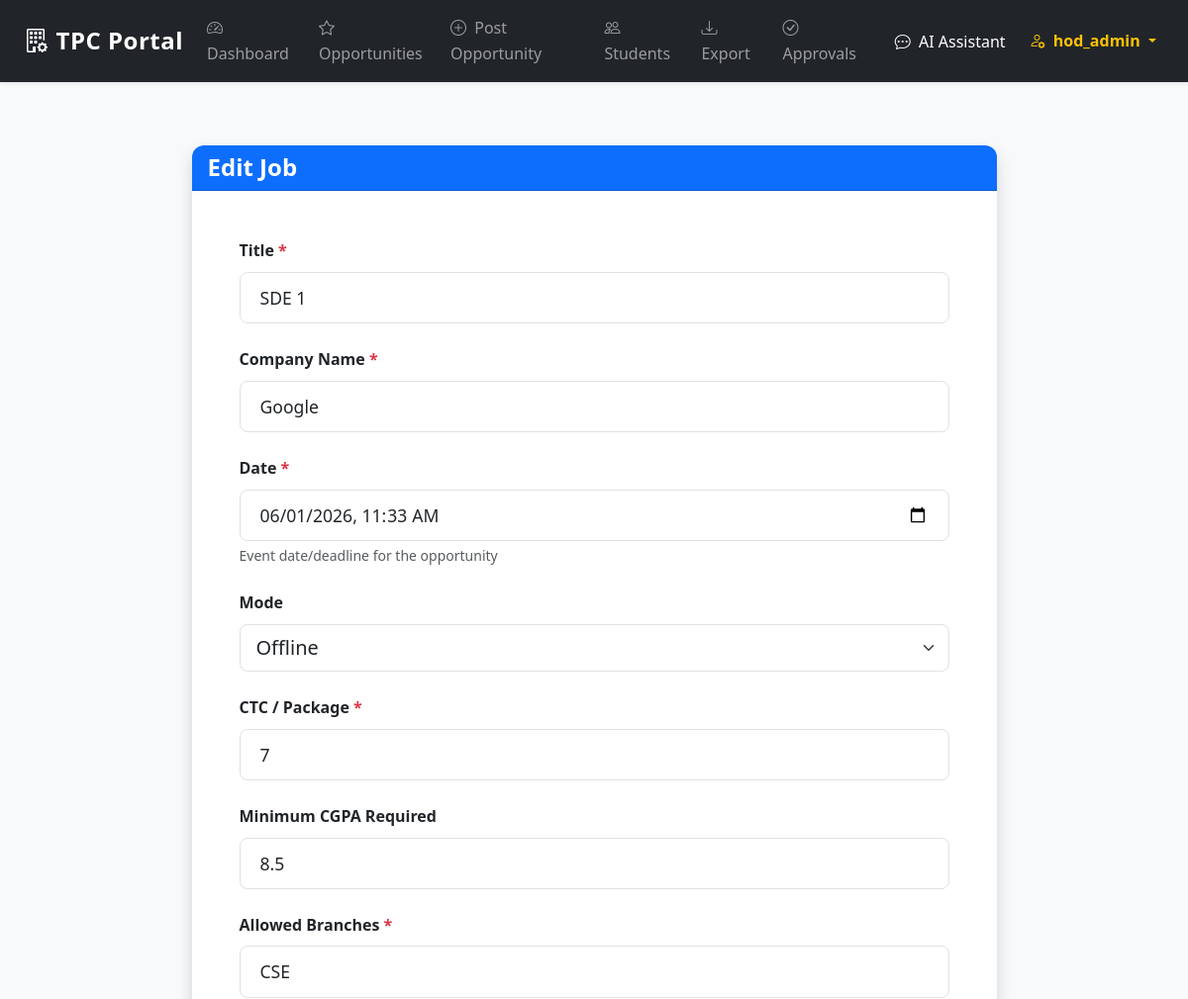
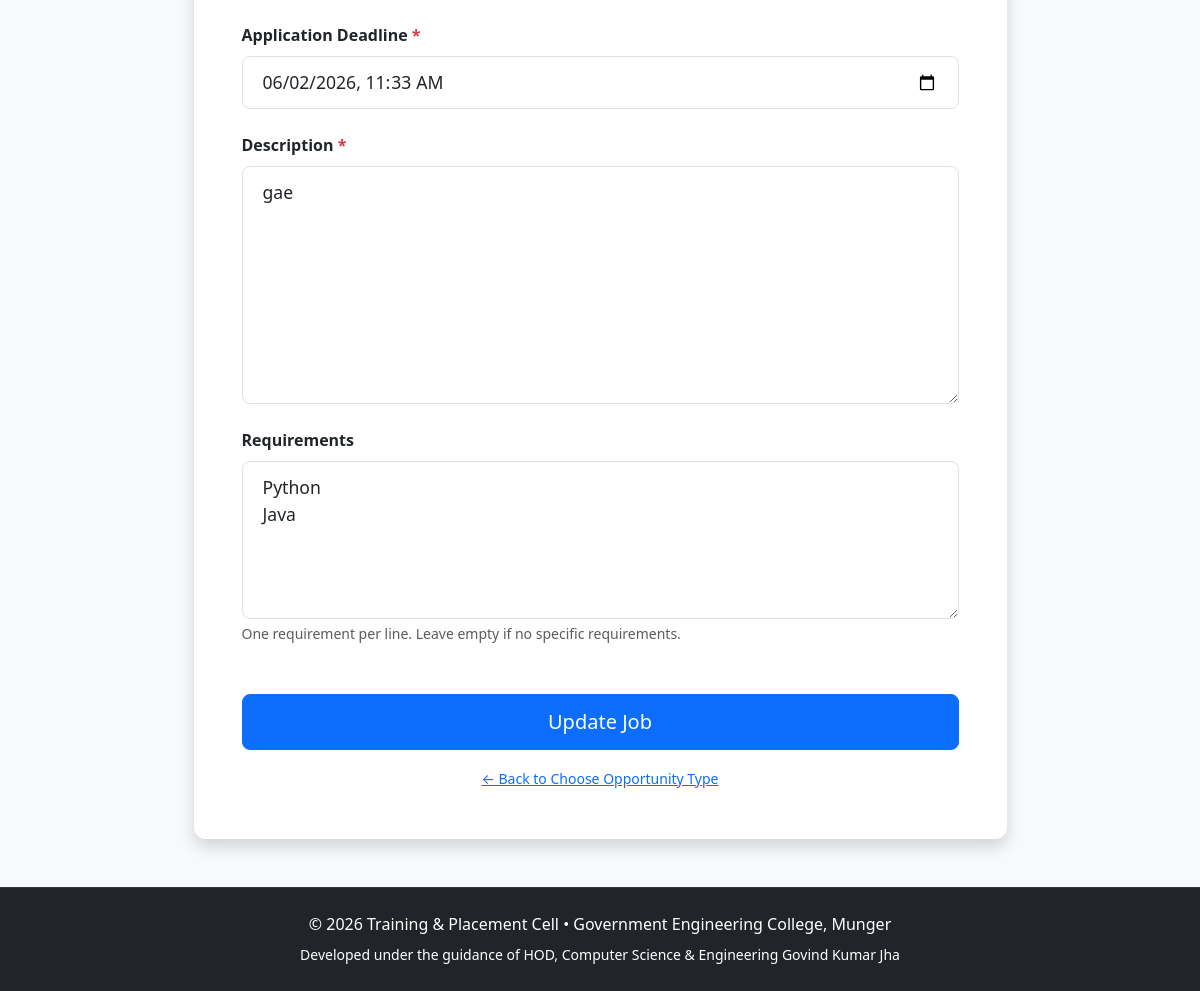
The page /admin/edit_opportunity/1 (signed in) on the database its author committed (2 pictures, top to bottom).
### app/models.py (models this page shows, shortened)
class User(db.Model):
    __tablename__ = 'users'
    id = db.Column(db.Integer, primary_key=True)
    username = db.Column(db.String(50), unique=True, nullable=False, index=True)
    full_name = db.Column(db.String(100))
    email = db.Column(db.String(120), unique=True, nullable=False, index=True)
    password = db.Column(db.String(255), nullable=False)  # hashed
    role = db.Column(db.String(20), nullable=False)  # Student, HOD, Principal, Corporate, TPO, Admin
    is_active = db.Column(db.Boolean, default=True, nullable=False)
    created_at = db.Column(db.DateTime, default=datetime.utcnow)
    updated_at = db.Column(db.DateTime, default=datetime.utcnow, onupdate=datetime.utcnow)
    student_profile = db.relationship('StudentProfile', back_populates='user', uselist=False, cascade='all, delete-orphan')
    applications = db.relationship('Application', back_populates='student', lazy='dynamic')
    student_verification = db.relationship('StudentVerification', back_populates='user', uselist=False, cascade='all, delete-orphan', foreign_keys='StudentVerification.user_id')
    corporate_profile = db.relationship('CorporateProfile', back_populates='user', uselist=False, cascade='all, delete-orphan', foreign_keys='CorporateProfile.user_id')
    corporate_access_tokens = db.relationship('CorporateAccessToken', back_populates='created_by', lazy='dynamic')

class Opportunity(db.Model):
    __tablename__ = 'opportunities'
    id = db.Column(db.Integer, primary_key=True)
    title = db.Column(db.String(200), nullable=False)
    type = db.Column(db.String(50), nullable=False)  # e.g. Job, Internship, Session, Hackathon, Bootcamp, Seminar
    organizer = db.Column(db.String(150))
    company_name = db.Column(db.String(150))
    description = db.Column(db.Text)
    requirements = db.Column(db.Text)  # JSON string or newline-separated list
    date = db.Column(db.DateTime)
    mode = db.Column(db.String(50))
    ctc = db.Column(db.String(50))  # e.g. "12 LPA", "500/month"
    min_cgpa = db.Column(db.Float)  # Minimum CGPA required
    allowed_branches = db.Column(db.Text)  # comma-separated
    deadline = db.Column(db.DateTime)  # Application deadline
    created_at = db.Column(db.DateTime, default=datetime.utcnow)

### app/admin/routes.py (the view, shortened to what this page needs)
@bp.route('/edit_opportunity/<int:opp_id>', methods=['GET', 'POST'])
@admin_required
def edit_opportunity(opp_id):
    opp = Opportunity.query.get_or_404(opp_id)
    return render_template('admin/create_opportunity.html', opp_type=opp.type, opportunity=opp)

### templates/admin/create_opportunity.html (shortened to what this page needs)
{% extends "base.html" %}
{% block content %}
<div class="container py-4">
    <div class="row justify-content-center">
        <div class="col-lg-9">
            <div class="card shadow border-0">
                <div class="card-header bg-primary text-white">
                    <h4 class="mb-0">{% if opportunity %}Edit{% else %}Post a New{% endif %} {{ opp_type }}</h4>
                </div>
                <div class="card-body p-4 p-md-5">
                    <form method="POST" novalidate>
                        <div class="mb-4">
                            <label for="title" class="form-label fw-bold">Title <span class="text-danger">*</span></label>
                            <input type="text"
                                   class="form-control form-control-lg"
                                   id="title"
                                   name="title"
                                   placeholder="e.g. Senior Software Engineer, Python Bootcamp, AI Hackathon 2024"
                                   value="{{ opportunity.title if opportunity else '' }}"
                                   required
                                   autofocus>
                        </div>
                        <div class="mb-4">
                            <label for="organizer" class="form-label fw-bold">
                                {% if opp_type == 'Job' %}Company Name{% elif opp_type == 'Internship' %}Organization Name{% else %}Organizer{% endif %}
                                <span class="text-danger">*</span>
                            </label>
                            <input type="text"
                                   class="form-control form-control-lg"
                                   id="organizer"
                                   name="organizer"
                                   placeholder="e.g. Google, IIT, CodeChef"
                                   value="{{ opportunity.organizer if opportunity else '' }}"
                                   required>
                        </div>
                        <div class="mb-4">
                            <label for="date" class="form-label fw-bold">Date <span class="text-danger">*</span></label>
                            <input type="datetime-local"
                                   class="form-control form-control-lg"
                                   id="date"
                                   name="date"
                                   value="{% if opportunity and opportunity.date %}{{ opportunity.date.strftime('%Y-%m-%dT%H:%M') }}{% endif %}"
                                   required>
                            <div class="form-text text-muted">Event date/deadline for the opportunity</div>
                        </div>
                        <div class="mb-4">
                            <label for="mode" class="form-label fw-bold">Mode</label>
                            <select class="form-select form-select-lg" id="mode" name="mode">
                                <option value="Offline" {% if opportunity and opportunity.mode == 'Offline' %}selected{% endif %}>Offline</option>
                            </select>
                        </div>
                        {% if opp_type in ['Job', 'Internship'] %}
                            <div class="mb-4">
                                <label for="ctc" class="form-label fw-bold">CTC / Package <span class="text-danger">*</span></label>
                                <input type="text"
                                       class="form-control form-control-lg"
                                       id="ctc"
                                       name="ctc"
                                       placeholder="e.g. 12 LPA, 8-10 LPA, 500/month"
                                       value="{{ opportunity.ctc if opportunity else '' }}"
                                       required>
                            </div>
                            <div class="mb-4">
                                <label for="min_cgpa" class="form-label fw-bold">Minimum CGPA Required</label>
                                <input type="number"
                                       step="0.01"
                                       min="0"
                                       max="10"
                                       class="form-control form-control-lg"
                                       id="min_cgpa"
                                       name="min_cgpa"
                                       placeholder="e.g. 7.5"
                                       value="{{ opportunity.min_cgpa if opportunity else '' }}">
                            </div>
                            <div class="mb-4">
                                <label for="allowed_branches" class="form-label fw-bold">Allowed Branches <span class="text-danger">*</span></label>
                                <input type="text"
                                       class="form-control form-control-lg"
                                       id="allowed_branches"
                                       name="allowed_branches"
                                       placeholder="e.g. CSE,IT,ECE,CS,AI,DS (comma separated)"
                                       value="{{ opportunity.allowed_branches if opportunity else '' }}"
                                       required>
                            </div>
                            <div class="mb-4">
                                <label for="deadline" class="form-label fw-bold">Application Deadline <span class="text-danger">*</span></label>
                                <input type="datetime-local"
                                       class="form-control form-control-lg"
                                       id="deadline"
                                       name="deadline"
                                       value="{% if opportunity and opportunity.deadline %}{{ opportunity.deadline.strftime('%Y-%m-%dT%H:%M') }}{% endif %}"
                                       required>
                            </div>
                        {% endif %}
                        <div class="mb-4">
                            <label for="description" class="form-label fw-bold">Description <span class="text-danger">*</span></label>
                            <textarea class="form-control form-control-lg"
                                      id="description"
                                      name="description"
                                      rows="8"
                                      placeholder="Provide details about the opportunity, role, location, selection process, etc."
                                      required>{{ opportunity.description if opportunity else '' }}</textarea>
                        </div>
                        <div class="mb-4">
                            <label for="requirements" class="form-label fw-bold">Requirements</label>
                            <textarea class="form-control form-control-lg"
                                      id="requirements"
                                      name="requirements"
                                      rows="5"
                                      placeholder="List requirements (one per line):&#10;- Minimum CGPA 7.0&#10;- Skills: Python, Java&#10;- Allowed branches: CSE, IT">{{ opportunity.requirements if opportunity else '' }}</textarea>
                            <div class="form-text text-muted">One requirement per line. Leave empty if no specific requirements.</div>
                        </div>
                        <div class="d-grid mt-5">
                            <button type="submit" class="btn btn-primary btn-lg">
                                {% if opportunity %}Update {{ opp_type }}{% else %}Post {{ opp_type }}{% endif %}
                            </button>
                        </div>
                        <div class="text-center mt-3">
                            <small class="text-muted">
                                <a href="{{ url_for('admin.post_job') }}">← Back to Choose Opportunity Type</a>
                            </small>
                        </div>
                    </form>
                </div>
            </div>
        </div>
    </div>
</div>
{% endblock %}

### templates/base.html (shortened to what this page needs)
<!DOCTYPE html>
<html lang="en">
<head>
    <link href="https://cdn.jsdelivr.net/npm/bootstrap@5.3.3/dist/css/bootstrap.min.css"
          rel="stylesheet"
>
    <link rel="stylesheet" href="https://cdn.jsdelivr.net/npm/bootstrap-icons@1.11.3/font/bootstrap-icons.min.css">
    <link rel="stylesheet" href="{{ url_for('static', filename='css/styles.css') }}">
</head>
<body class="bg-light">
    <nav class="navbar navbar-expand-lg navbar-dark bg-dark shadow-sm">
        <div class="container-fluid px-4">
            <a class="navbar-brand fw-bold fs-4" href="{{ url_for('main.index') }}">
                <i class="bi bi-building-gear me-2"></i>TPC Portal
            </a>
            <div class="collapse navbar-collapse" id="navbarNav">
                <ul class="navbar-nav ms-auto align-items-center">
                    {% if 'user_id' in session %}
                        {% if session.role in ['Admin', 'TPO', 'HOD'] %}
                            <li class="nav-item">
                                <a class="nav-link" href="{{ url_for('admin.dashboard') }}">
                                    <i class="bi bi-speedometer2 me-1"></i> Dashboard
                                </a>
                            </li>
                            <li class="nav-item">
                                <a class="nav-link" href="{{ url_for('admin.opportunities') }}">
                                    <i class="bi bi-star me-1"></i> Opportunities
                                </a>
                            </li>
                            <li class="nav-item">
                                <a class="nav-link" href="{{ url_for('admin.new_opportunity') }}">
                                    <i class="bi bi-plus-circle me-1"></i> Post Opportunity
                                </a>
                            </li>
                            <li class="nav-item">
                                <a class="nav-link" href="{{ url_for('admin.view_students') }}">
                                    <i class="bi bi-people me-1"></i> Students
                                </a>
                            </li>
                            <li class="nav-item">
                                <a class="nav-link" href="{{ url_for('admin.export_students') }}">
                                    <i class="bi bi-download me-1"></i> Export
                                </a>
                            </li>
                            {% if session.role == 'TPO' %}
                                <li class="nav-item">
                                    <a class="nav-link" href="{{ url_for('tpo.approve_students') }}">
                                        <i class="bi bi-check-circle me-1"></i> Approvals
                                    </a>
                                </li>
                            {% elif session.role == 'HOD' %}
                                <li class="nav-item">
                                    <a class="nav-link" href="{{ url_for('hod.approve_students') }}">
                                        <i class="bi bi-check-circle me-1"></i> Approvals
                                    </a>
                                </li>
                            {% endif %}
                        {% elif session.role == 'Principal' %}
                            <li class="nav-item">
                                <a class="nav-link" href="{{ url_for('principal.dashboard') }}">
                                    <i class="bi bi-speedometer2 me-1"></i> Dashboard
                                </a>
                            </li>
                        {% endif %}
                        <li class="nav-item ms-2">
                            <a class="nav-link btn btn-sm btn-info text-white" href="{{ url_for('chatbot.chatbot_page') }}">
                                <i class="bi bi-chat-dots me-1"></i> AI Assistant
                            </a>
                        </li>
                        <li class="nav-item dropdown ms-2">
                            <a class="nav-link dropdown-toggle text-warning fw-semibold" href="#" id="userDropdown" role="button" data-bs-toggle="dropdown" aria-expanded="false">
                                <i class="bi bi-person-gear me-1"></i> {{ session.username if 'username' in session else 'Account' }}
                            </a>
                        </li>
                    {% endif %}
                </ul>
            </div>
        </div>
    </nav>
    <main class="container py-4 fade-in-content">
        {% block content %}{% endblock %}
    </main>
    <footer class="bg-dark text-white text-center py-4 mt-auto">
        <div class="container">
            <p class="mb-1">
                © {{ current_year }} Training & Placement Cell •
                <a href="#" class="text-white text-decoration-none">Government Engineering College, Munger</a>
            </p>
            <small> Developed under the guidance of HOD, Computer Science & Engineering Govind Kumar Jha </small>
        </div>
    </footer>
</body>
</html>

### rows shown on the page
User: username "hod_admin"
Opportunity: type "Job", title "SDE 1", organizer "Google", date "06/01/2026 11:33", mode "Offline", ctc "7", min_cgpa "8.5", allowed_branches "CSE", deadline "06/02/2026 11:33", description "gae", requirements "Python Java"
